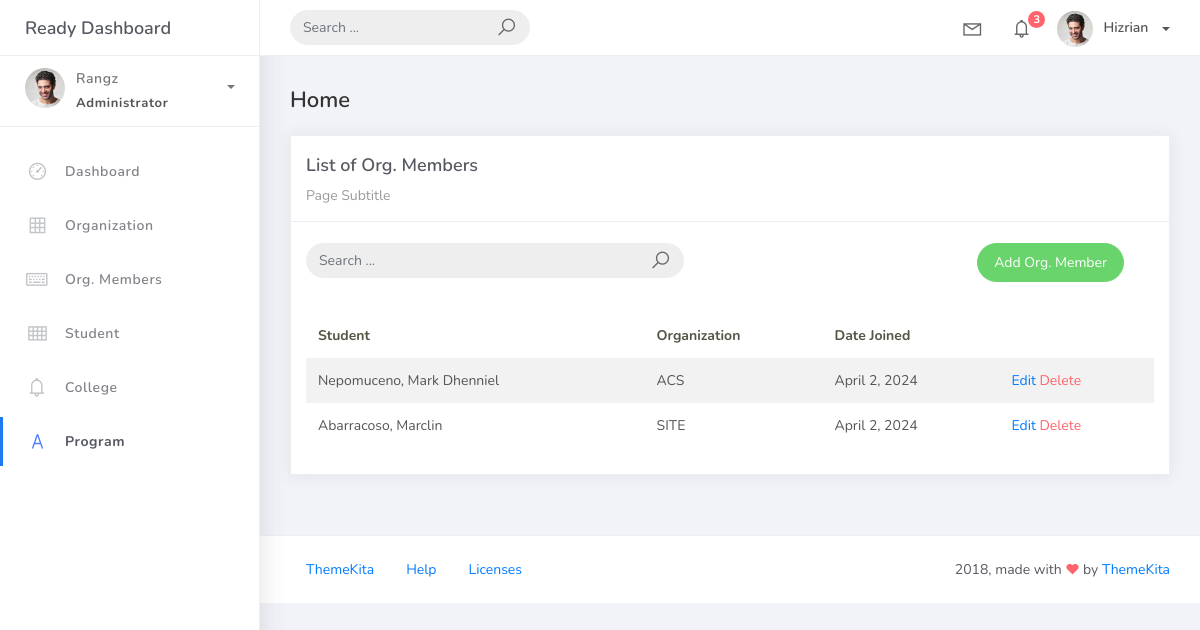
The app's page /orgmember_list, older data.
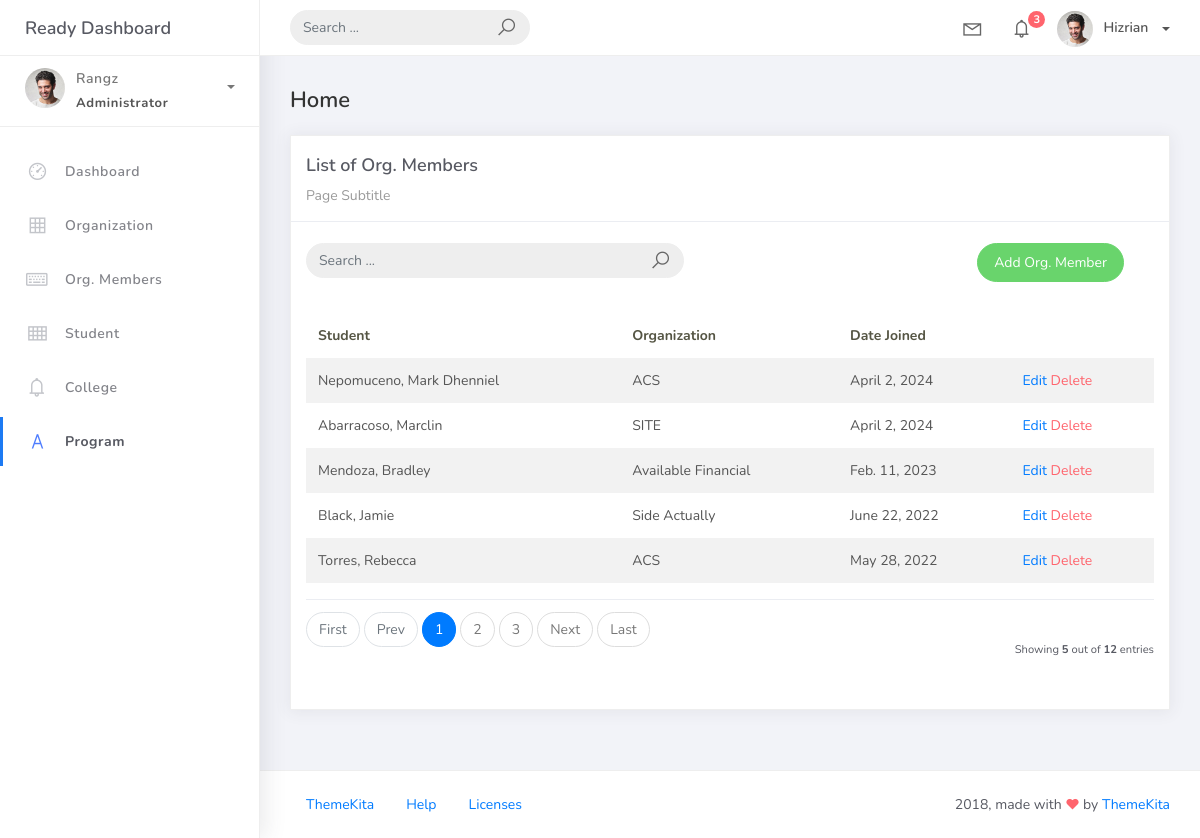
The same page, newer data.
### studentorg/models.py (models this page shows, shortened)
class BaseModel(models.Model):
    created_at = models.DateTimeField(auto_now_add=True)
    updated_at = models.DateTimeField(auto_now=True)
    class Meta:
        abstract = True

class OrgMember(BaseModel):
    student = models.ForeignKey(Student, on_delete=models.CASCADE)
    organization = models.ForeignKey(Organization, on_delete=models.CASCADE)
    date_joined = models.DateField()

class Student(BaseModel):
    student_id = models.CharField(max_length=15)
    lastname = models.CharField(max_length=25)
    firstname = models.CharField(max_length=25)
    middlename = models.CharField(max_length=25, blank=True, null=True)
    program = models.ForeignKey(Program, on_delete=models.CASCADE)
    def __str__(self):
        return f"{self.lastname}, {self.firstname}"

class Organization(BaseModel):
    name = models.CharField(max_length=150)
    college = models.ForeignKey(College, null=True, blank=True, on_delete=models.CASCADE)
    description = models.CharField(max_length=500)
    def __str__(self):
        return self.name

### studentorg/views.py (the view)
# urls.py: path('orgmember_list', v.OrgMemberList.as_view(), name='orgmember-list'),
class OrgMemberList(ListView):
    model = OrgMember
    context_object_name = 'orgmember'
    template_name = 'orgmembers.html'
    paginate_by = 5
    def get_queryset(self, *args, **kwargs):
        qs = super(OrgMemberList, self).get_queryset(*args, **kwargs)
        if self.request.GET.get("q") != None:
            query = self.request.GET.get('q')
            qs = qs.filter(Q(student__lastname__icontains=query) | Q(student__firstname__icontains=query) |
                           Q(organization__name__icontains=query) | Q(date_joined__icontains=query))
        return qs

### templates/orgmembers.html
{% extends 'base.html' %} {% load static %} {% block content %}
<div class="content">
    <div class="container-fluid">
        <h4 class="page-title">Home</h4>
        <div class="row">
            <div class="col-md-12">
                <div class="card">
                    <div class="card-header">
                        <div class="card-title">List of Org. Members</div>
                        <div class="card-category">Page Subtitle</div>
                    </div>
                    <br>
                        <div class="col-md-12 row">
                            <div class="col-md-6">
                                <form class="navbar-left navbar-form nav-search mr-md-3" action="{% url 'orgmember-list' %}">
                                    <div class="input-group">
                                        <input type="text" placeholder="Search ..." class="form-control" name="q">
                                        <div class="input-group-append">
                                        <span class="input-group-text">
                                            <i class="la la-search search-icon"></i>
                                        </span>
                                        </div>
                                    </div>
                                </form>
                            </div>
                            <div class="col-md-6">
                                <div class="pull-right">
                                    <a href="{% url 'orgmember-add' %}" class="btn btn-success btn-rounded">Add Org. Member</a>
                                </div>
                            </div>
                        </div>
                    <div class="card-body">
                        <table class="table table-striped mt-3">
                            <thead>
                                <tr>
                                    <th scope="col">Student</th>
                                    <th scope="col">Organization</th>
                                    <th scope="col">Date Joined</th>
                                </tr>
                            </thead>
                            <tbody>
                                {% for object in object_list %}
                                <tr>
                                    <td>{{ object.student }}</td>
                                    <td>{{ object.organization }}</td>
                                    <td>{{ object.date_joined  }}</td>
                                    <td>
                                        <a href="orgmember_list/{{ object.id }}">Edit</a>
                                        <a href="orgmember_list/{{ object.id }}/delete" class="text-danger">Delete</a>
                                    </td>
                                </tr>
                                {% empty %}
                                <tr>
                                    <td colspan="4" style="text-align: center">
                                    <p class="text-sm font-weight-bold mb-0">No Records Found</p>
                                    </td>
                                </tr>
                                {% endfor %}
                            </tbody>
                        </table>
                        {% include 'includes/pagination.html' %}
                    </div>
                </div>
            </div>
        </div>
    </div>
</div>
{% endblock %}

Row changes from the older to the newer data that the page shows:
added OrgMember: student "Mendoza, Bradley", organization "Available Financial", date_joined "Feb. 11, 2023"
added OrgMember: student "Black, Jamie", organization "Side Actually", date_joined "June 22, 2022"
added OrgMember: student "Torres, Rebecca", organization "ACS", date_joined "May 28, 2022"
Text that changed along with them:
{{ object_list.count }}: (not shown) → "5"
{{ paginator.count }}: (not shown) → "12"
text now shown: "First Prev Next Last Showing out of entries"
new list line: "1"
new list line: "2"
new list line: "3"
